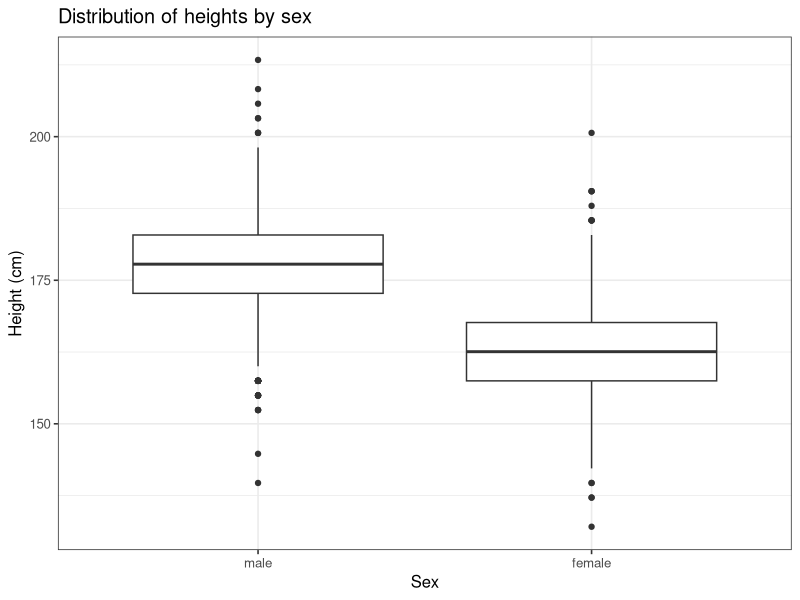
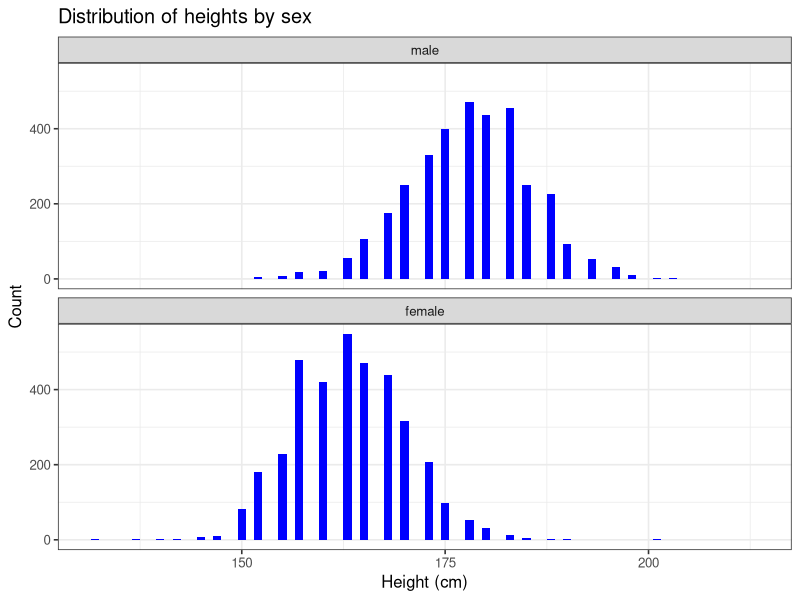
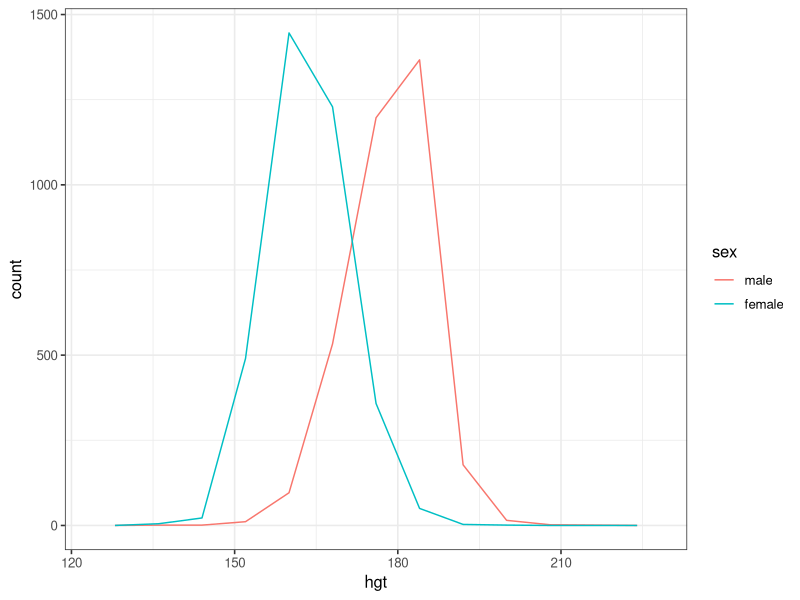
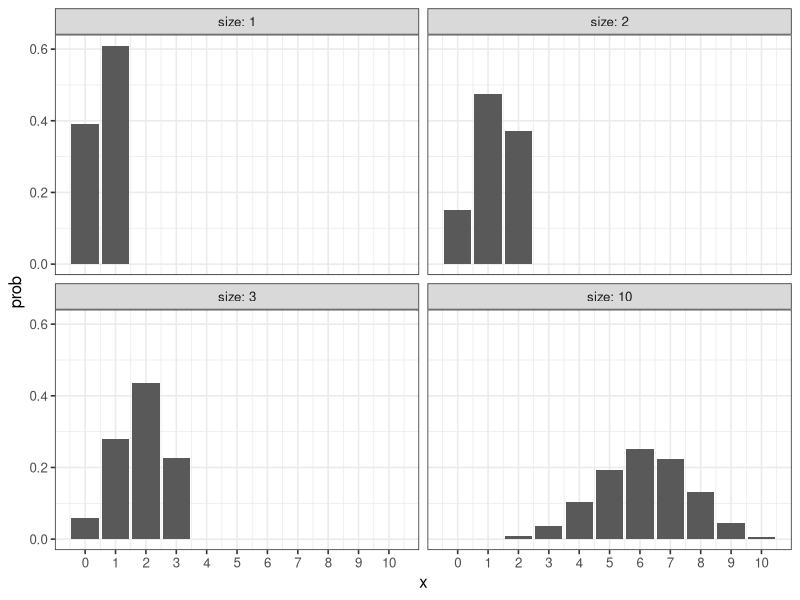
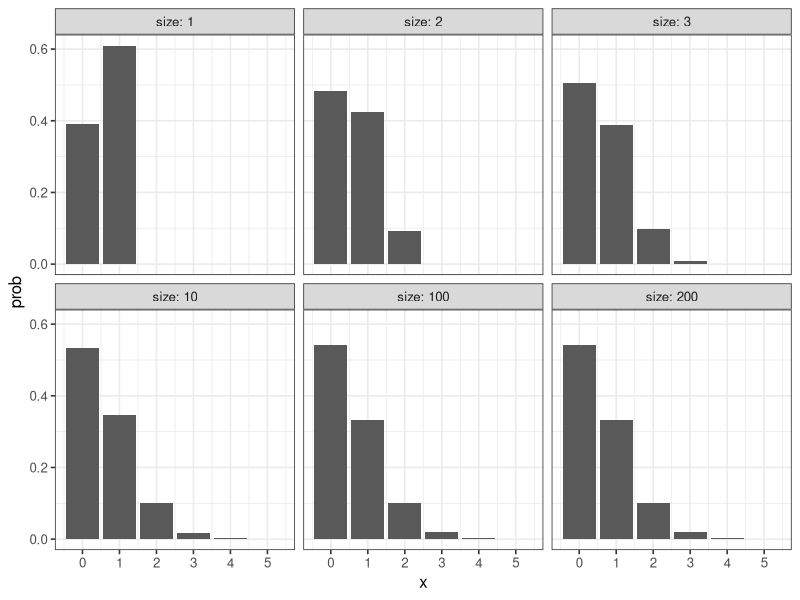
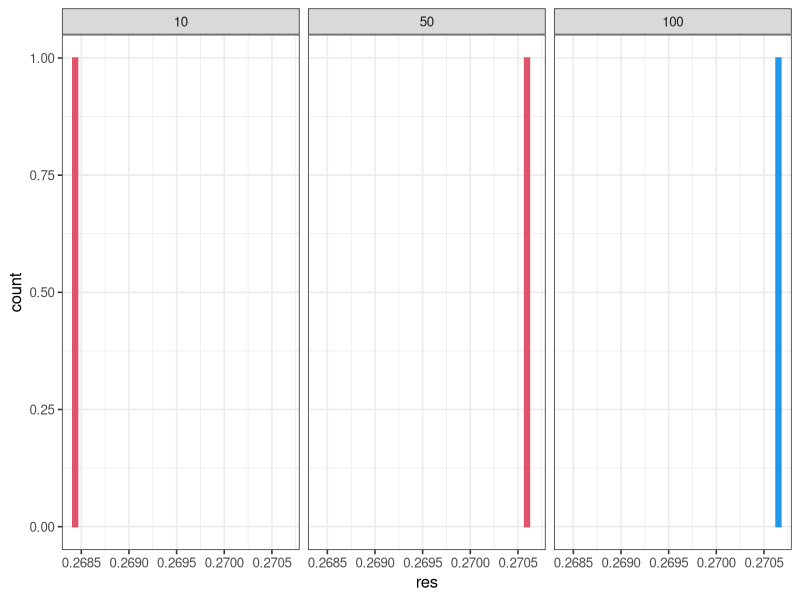

These charts were generated, in order, by the following R code:
## ---- chunk 1
knitr::opts_chunk$set(echo = TRUE)

options(dplyr.summarise.inform = FALSE)
library(tidyverse)

# set theme used for plotting
theme_set(theme_bw(base_size = 12))

# Modelr package
library(modelr)

library(ggplot2)

## ---- chunk 2
# test
heights <- heights

heights
## ---- chunk 3
heights$hgt <- heights$height * 2.54

heights$wgt <- heights$weight * 0.45359237

heights
## ---- chunk 4
ggplot(heights, aes(x = sex, y = hgt)) + 
  geom_boxplot() +
  xlab("Sex") +
  ylab("Height (cm)") +
  ggtitle("Distribution of heights by sex")
## ---- chunk 5
ggplot(heights, aes(x = hgt)) +
  geom_histogram(binwidth = 1, fill = "blue") +
  facet_wrap(~ sex, ncol = 1) +
  xlab("Height (cm)") +
  ylab("Count") +
  ggtitle("Distribution of heights by sex")
## ---- chunk 6
#?heights
ggplot(heights, aes(x = hgt, color = sex, fill = sex)) +
  geom_freqpoly(binwidth = 8)
## ---- chunk 7
hgt_summary <- heights %>%
  group_by(sex) %>%
  summarize(
    hgt_mean = mean(hgt),
    hgt_sd = sd(hgt),
    counts = n()
)

hgt_summary
## ---- chunk 8
# Tøl frá https://en.wikipedia.org/wiki/Average_human_height_by_country
# Land brúk: Bretland
hgt_males   <- tibble(hgt = rnorm(3604, mean = 175, sd = 2.5), sex = "male")
hgt_females <- tibble(hgt = rnorm(3402, mean = 161.3, sd = 2.5), sex = "female")

hgt_sim <-
  rbind(
    hgt_males,
    hgt_females
  )

hgt_sim
## ---- chunk 9

## ---- chunk 10

## ---- chunk 11

## ---- chunk 12

## ---- chunk 13

## ---- chunk 14

## ---- chunk 15

## ---- chunk 16

## ---- chunk 17

## ---- chunk 18

## ---- chunk 19

## ---- chunk 20

## ---- chunk 21

## ---- chunk 22
x_values <- 0:10
prob <- 0.61
size <- c(1,2,3,10)

ndata <- NULL
for (i in size) {
  tb_data <- NULL
  tb_data <- tibble(
    x = x_values,
    size = i,
    prob = dbinom(x_values, size, prob)
  )
  ndata <- rbind(ndata, tb_data)
}

ggplot() +
  geom_bar(data=ndata, aes(x, prob), stat = "identity") +
  ylab("prob") +
  facet_wrap(~ size, labeller = label_both) +
  scale_x_continuous(breaks=seq(min(x_values), max(x_values), 1))
## ---- chunk 23
x_values <- 0:5
prob_value <- 0.61
size <- c(1,2,3,10,100,200)

ndata <- NULL
for (i in size) {
  tb_data <- NULL
  tb_data <- tibble(
    x = x_values,
    size = i,
    prob = prob_value/size,
    y = dbinom(x_values, size, prob)
  )
  ndata <- rbind(ndata, tb_data)
}

ggplot() +
  geom_bar(data=ndata, aes(x, y), stat = "identity") +
  ylab("prob") +
  facet_wrap(~ size, labeller = label_both) +
  scale_x_continuous(breaks=seq(min(x_values), max(x_values), 1))
## ---- chunk 24

## ---- chunk 25

## ---- chunk 26

## ---- chunk 27

## ---- chunk 28
n = c(10, 50, 100)
data = tibble(x = 1, n = n, p = 2/n, res = dbinom(1, n, 2/n))
data
#data = tibble(dbinom(c(1, 1, 1), 100, 2/100), )
ggplot(data, aes(x = res)) +
  geom_bar(colour = n, fill = n) +
  facet_wrap(~ n)
  #facet_wrap()
#data

## ---- chunk 29

## ---- chunk 30

## ---- chunk 31

## ---- chunk 32

## ---- chunk 33

## ---- chunk 34

## ---- chunk 35

## ---- chunk 36
